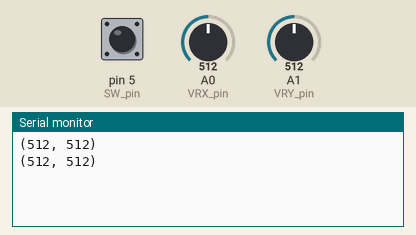
This sketch was run on a simulated Arduino Uno, built with avr-gcc and run on an emulated ATmega328P. Shown: the last lines printed to the serial monitor. Inputs (shaded band) come from the test bench; at power-on: A0 (VRX_pin) = 512, pin 5 (SW_pin) HIGH, A1 (VRY_pin) = 512.

Above: at 2.3 s.
2.4 s: A0 (VRX_pin) set to 683
At 4.2 s:
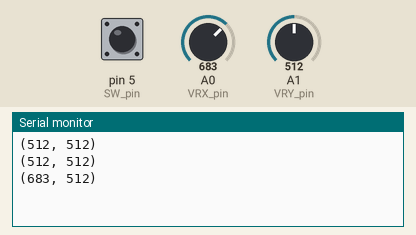
4.5 s: A0 (VRX_pin) set to 708
At 5.9 s:
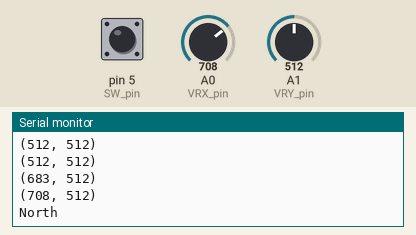
17.7 s: A0 (VRX_pin) set to 311
At 19.6 s:
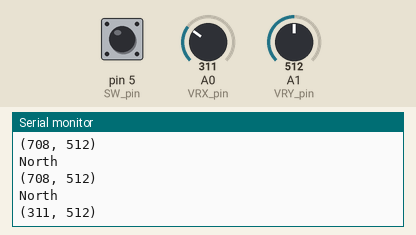
Timing chart, 0 to 21.1 s (numbered marks = the images above; inputs shaded):
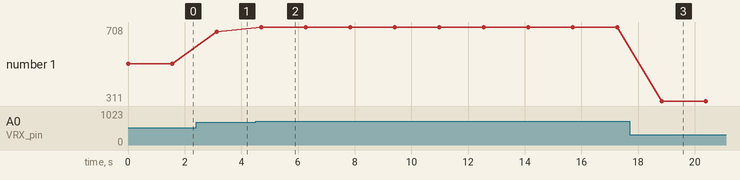

The sketch:

send.ino
```cpp
#include <IRremote.h>

#define IR_SEND_PIN 2
IRsend irsend(IR_SEND_PIN);
uint32_t NEC_command;
uint32_t noRepeats = 2;

const int VRX_pin = A0;
const int VRY_pin = A1;
const int SW_pin = 5;
void setup() {
  pinMode(SW_pin, INPUT_PULLUP);
  Serial.begin(115200);
}

int x_pos, y_pos;
void loop() {
  x_pos = analogRead(VRX_pin);
  y_pos = analogRead(VRY_pin);
  Serial.print("(");
  Serial.print(x_pos);
  Serial.print(", ");
  Serial.print(y_pos);
  Serial.println(")");

  // Đọc giá trị từ nút nhấn trên joystick
  int SW_value = digitalRead(SW_pin);

  if (x_pos <= 300) {
    Serial.println("South");
    NEC_command = 0x1D;
  } else if (x_pos >= 700) {
    Serial.println("North");
    NEC_command = 0x1C;
  } else if (y_pos <= 300) {
    Serial.println("West");
    NEC_command = 0x1B;
  } else if (y_pos >= 700) {
    Serial.println("East");
    NEC_command = 0x1A;
  }

  if (SW_value == LOW) {
    Serial.println("CENTER");
    // Gạt phải: Chậm dần
    NEC_command = 0x1E;
  }
  irsend.sendNEC(0x00, NEC_command, noRepeats);
  delay(1500);
}
```

Measured:
- the behaviour switches between 699 and 700 on A0 (VRX_pin) (found by bisection; images 1 and 2)
- after the input at 2.4 s, the serial monitor: prints a new line after 0.74 s (image 1)
- after the input at 4.5 s, the serial monitor: prints a new line after 0.21 s (image 2)
- after the input at 17.7 s, the serial monitor: prints a new line after 1.1 s (image 3)
- plotted number 1: 512 → 683 after the input at 2.4 s, 683 → 708 after the input at 4.5 s, 708 → 311 after the input at 17.7 s
